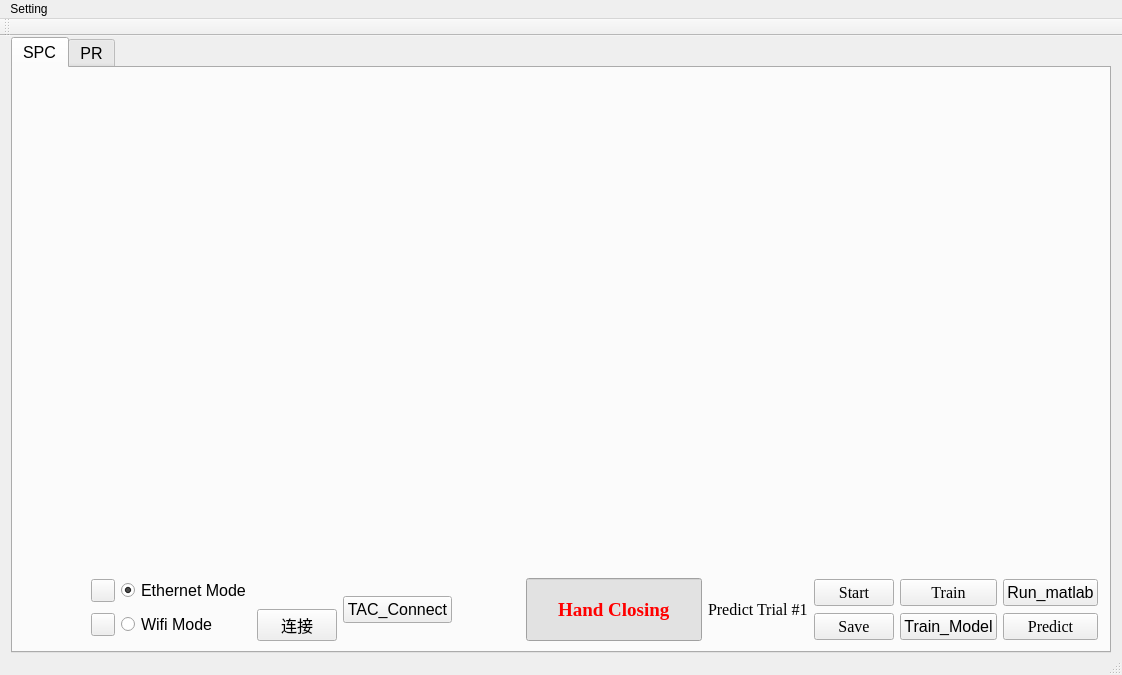
<?xml version="1.0" encoding="UTF-8"?>
<ui version="4.0">
 <class>QCplotClass</class>
 <widget class="QMainWindow" name="QCplotClass">
  <property name="geometry">
   <rect>
    <x>0</x>
    <y>0</y>
    <width>1122</width>
    <height>675</height>
   </rect>
  </property>
  <property name="sizePolicy">
   <sizepolicy hsizetype="Preferred" vsizetype="Preferred">
    <horstretch>0</horstretch>
    <verstretch>0</verstretch>
   </sizepolicy>
  </property>
  <property name="windowTitle">
   <string>UltraAnalytics</string>
  </property>
  <widget class="QWidget" name="centralWidget">
   <property name="sizePolicy">
    <sizepolicy hsizetype="Preferred" vsizetype="Preferred">
     <horstretch>0</horstretch>
     <verstretch>0</verstretch>
    </sizepolicy>
   </property>
   <layout class="QHBoxLayout" name="horizontalLayout_2">
    <property name="topMargin">
     <number>1</number>
    </property>
    <property name="bottomMargin">
     <number>0</number>
    </property>
    <item>
     <widget class="QTabWidget" name="tabWidget">
      <property name="font">
       <font>
        <pointsize>12</pointsize>
        <weight>50</weight>
        <bold>false</bold>
       </font>
      </property>
      <property name="currentIndex">
       <number>0</number>
      </property>
      <widget class="QWidget" name="SPC">
       <attribute name="title">
        <string>SPC</string>
       </attribute>
       <layout class="QHBoxLayout" name="horizontalLayout_5">
        <property name="leftMargin">
         <number>9</number>
        </property>
        <property name="topMargin">
         <number>10</number>
        </property>
        <property name="bottomMargin">
         <number>10</number>
        </property>
        <item>
         <layout class="QVBoxLayout" name="verticalLayout" stretch="12,1">
          <property name="spacing">
           <number>12</number>
          </property>
          <property name="leftMargin">
           <number>0</number>
          </property>
          <property name="topMargin">
           <number>0</number>
          </property>
          <property name="bottomMargin">
           <number>0</number>
          </property>
          <item>
           <widget class="QCustomPlot" name="customPlot_angle" native="true">
            <property name="sizePolicy">
             <sizepolicy hsizetype="Expanding" vsizetype="Expanding">
              <horstretch>0</horstretch>
              <verstretch>0</verstretch>
             </sizepolicy>
            </property>
           </widget>
          </item>
          <item>
           <layout class="QHBoxLayout" name="horizontalLayout_4">
            <item>
             <spacer name="horizontalSpacer_3">
              <property name="orientation">
               <enum>Qt::Horizontal</enum>
              </property>
              <property name="sizeHint" stdset="0">
               <size>
                <width>40</width>
                <height>20</height>
               </size>
              </property>
             </spacer>
            </item>
            <item>
             <layout class="QGridLayout" name="gridLayout">
              <item row="1" column="1">
               <widget class="QRadioButton" name="WifiMode">
                <property name="text">
                 <string>Wifi Mode</string>
                </property>
                <property name="checkable">
                 <bool>true</bool>
                </property>
                <property name="checked">
                 <bool>false</bool>
                </property>
               </widget>
              </item>
              <item row="0" column="1">
               <widget class="QRadioButton" name="EthernetMode">
                <property name="text">
                 <string>Ethernet Mode</string>
                </property>
                <property name="checked">
                 <bool>true</bool>
                </property>
               </widget>
              </item>
              <item row="1" column="2">
               <widget class="QPushButton" name="wifi_connect">
                <property name="text">
                 <string>连接</string>
                </property>
                <property name="shortcut">
                 <string>Return</string>
                </property>
               </widget>
              </item>
              <item row="1" column="0">
               <widget class="QToolButton" name="toolButton_2">
                <property name="styleSheet">
                 <string notr="true">border-image: url(:/icon/Resources/wifi.jpg);</string>
                </property>
                <property name="text">
                 <string/>
                </property>
                <property name="icon">
                 <iconset>
                  <normaloff>Resources/wifi.jpg</normaloff>Resources/wifi.jpg</iconset>
                </property>
               </widget>
              </item>
              <item row="0" column="0">
               <widget class="QToolButton" name="toolButton_3">
                <property name="styleSheet">
                 <string notr="true">border-image: url(:/icon/Resources/timg.jpg);</string>
                </property>
                <property name="text">
                 <string/>
                </property>
                <property name="icon">
                 <iconset>
                  <normaloff>Resources/timg.jpg</normaloff>Resources/timg.jpg</iconset>
                </property>
               </widget>
              </item>
             </layout>
            </item>
            <item>
             <widget class="QPushButton" name="TAC_Connect">
              <property name="text">
               <string>TAC_Connect</string>
              </property>
             </widget>
            </item>
            <item>
             <spacer name="horizontalSpacer_2">
              <property name="orientation">
               <enum>Qt::Horizontal</enum>
              </property>
              <property name="sizeHint" stdset="0">
               <size>
                <width>40</width>
                <height>20</height>
               </size>
              </property>
             </spacer>
            </item>
            <item>
             <widget class="QLineEdit" name="motion_prompt">
              <property name="sizePolicy">
               <sizepolicy hsizetype="Expanding" vsizetype="Expanding">
                <horstretch>0</horstretch>
                <verstretch>0</verstretch>
               </sizepolicy>
              </property>
              <property name="font">
               <font>
                <family>Times New Roman</family>
                <pointsize>14</pointsize>
                <weight>75</weight>
                <italic>false</italic>
                <bold>true</bold>
               </font>
              </property>
              <property name="styleSheet">
               <string notr="true">color: rgb(255, 0, 0);
background-color: rgb(226, 226, 226);</string>
              </property>
              <property name="text">
               <string>Hand Closing</string>
              </property>
              <property name="alignment">
               <set>Qt::AlignCenter</set>
              </property>
             </widget>
            </item>
            <item>
             <widget class="QLabel" name="trialno">
              <property name="font">
               <font>
                <family>Times New Roman</family>
               </font>
              </property>
              <property name="text">
               <string>Predict Trial #1</string>
              </property>
             </widget>
            </item>
            <item>
             <layout class="QGridLayout" name="gridLayout_2">
              <item row="1" column="0">
               <widget class="QPushButton" name="save_ectype">
                <property name="sizePolicy">
                 <sizepolicy hsizetype="Fixed" vsizetype="Fixed">
                  <horstretch>0</horstretch>
                  <verstretch>0</verstretch>
                 </sizepolicy>
                </property>
                <property name="font">
                 <font>
                  <family>Times New Roman</family>
                  <pointsize>12</pointsize>
                 </font>
                </property>
                <property name="styleSheet">
                 <string notr="true"/>
                </property>
                <property name="text">
                 <string>Save</string>
                </property>
                <property name="autoDefault">
                 <bool>false</bool>
                </property>
                <property name="default">
                 <bool>false</bool>
                </property>
                <property name="flat">
                 <bool>false</bool>
                </property>
               </widget>
              </item>
              <item row="0" column="1">
               <widget class="QPushButton" name="train_ectype">
                <property name="font">
                 <font>
                  <family>Times New Roman</family>
                  <pointsize>12</pointsize>
                 </font>
                </property>
                <property name="text">
                 <string>Train</string>
                </property>
               </widget>
              </item>
              <item row="1" column="1">
               <widget class="QPushButton" name="Train_Model">
                <property name="text">
                 <string>Train_Model</string>
                </property>
               </widget>
              </item>
              <item row="0" column="0">
               <widget class="QPushButton" name="start_ectype">
                <property name="sizePolicy">
                 <sizepolicy hsizetype="Fixed" vsizetype="Fixed">
                  <horstretch>0</horstretch>
                  <verstretch>0</verstretch>
                 </sizepolicy>
                </property>
                <property name="font">
                 <font>
                  <family>Times New Roman</family>
                  <pointsize>12</pointsize>
                 </font>
                </property>
                <property name="text">
                 <string>Start</string>
                </property>
               </widget>
              </item>
              <item row="1" column="2">
               <widget class="QPushButton" name="predict_ectype">
                <property name="font">
                 <font>
                  <family>Times New Roman</family>
                  <pointsize>12</pointsize>
                 </font>
                </property>
                <property name="text">
                 <string>Predict</string>
                </property>
               </widget>
              </item>
              <item row="0" column="2">
               <widget class="QPushButton" name="Run_matlab">
                <property name="text">
                 <string>Run_matlab</string>
                </property>
               </widget>
              </item>
             </layout>
            </item>
           </layout>
          </item>
         </layout>
        </item>
       </layout>
      </widget>
      <widget class="QWidget" name="Amode">
       <attribute name="title">
        <string>PR</string>
       </attribute>
       <layout class="QHBoxLayout" name="horizontalLayout_3">
        <item>
         <layout class="QVBoxLayout" name="wholeLayout" stretch="2,5">
          <item>
           <layout class="QHBoxLayout" name="imageLayout" stretch="3,1">
            <property name="spacing">
             <number>21</number>
            </property>
            <property name="leftMargin">
             <number>10</number>
            </property>
            <property name="rightMargin">
             <number>20</number>
            </property>
            <item>
             <widget class="QWidget" name="imageWidget" native="true">
              <layout class="QHBoxLayout" name="horizontalLayout">
               <item>
                <layout class="QVBoxLayout" name="vertialLayout">
                 <item>
                  <layout class="QHBoxLayout" name="imageIn_2"/>
                 </item>
                 <item>
                  <widget class="QSlider" name="horizontalSlider">
                   <property name="orientation">
                    <enum>Qt::Horizontal</enum>
                   </property>
                  </widget>
                 </item>
                </layout>
               </item>
              </layout>
             </widget>
            </item>
            <item>
             <widget class="QLabel" name="predictGesture">
              <property name="text">
               <string/>
              </property>
             </widget>
            </item>
           </layout>
          </item>
          <item>
           <layout class="QHBoxLayout" name="imageButtonLayout" stretch="8,1">
            <property name="leftMargin">
             <number>20</number>
            </property>
            <property name="rightMargin">
             <number>20</number>
            </property>
            <item>
             <layout class="QGridLayout" name="showLayout">
              <item row="0" column="0">
               <widget class="QCustomPlot" name="customPlot" native="true">
                <property name="sizePolicy">
                 <sizepolicy hsizetype="Expanding" vsizetype="Expanding">
                  <horstretch>0</horstretch>
                  <verstretch>0</verstretch>
                 </sizepolicy>
                </property>
               </widget>
              </item>
              <item row="0" column="1">
               <widget class="QCustomPlot" name="customPlot1" native="true">
                <property name="sizePolicy">
                 <sizepolicy hsizetype="Expanding" vsizetype="Preferred">
                  <horstretch>0</horstretch>
                  <verstretch>0</verstretch>
                 </sizepolicy>
                </property>
               </widget>
              </item>
              <item row="1" column="0">
               <widget class="QCustomPlot" name="customPlot2" native="true">
                <property name="sizePolicy">
                 <sizepolicy hsizetype="Expanding" vsizetype="Expanding">
                  <horstretch>0</horstretch>
                  <verstretch>0</verstretch>
                 </sizepolicy>
                </property>
               </widget>
              </item>
              <item row="1" column="1">
               <widget class="QCustomPlot" name="customPlot3" native="true">
                <property name="sizePolicy">
                 <sizepolicy hsizetype="Expanding" vsizetype="Expanding">
                  <horstretch>0</horstretch>
                  <verstretch>0</verstretch>
                 </sizepolicy>
                </property>
               </widget>
              </item>
             </layout>
            </item>
            <item>
             <layout class="QVBoxLayout" name="buttonLayout" stretch="1,1,1,1,1,0,0,1">
              <property name="leftMargin">
               <number>10</number>
              </property>
              <property name="rightMargin">
               <number>10</number>
              </property>
              <item>
               <widget class="QPushButton" name="start">
                <property name="sizePolicy">
                 <sizepolicy hsizetype="Fixed" vsizetype="Fixed">
                  <horstretch>0</horstretch>
                  <verstretch>0</verstretch>
                 </sizepolicy>
                </property>
                <property name="text">
                 <string>Start</string>
                </property>
               </widget>
              </item>
              <item>
               <widget class="QPushButton" name="stop">
                <property name="sizePolicy">
                 <sizepolicy hsizetype="Fixed" vsizetype="Fixed">
                  <horstretch>0</horstretch>
                  <verstretch>0</verstretch>
                 </sizepolicy>
                </property>
                <property name="text">
                 <string>Stop</string>
                </property>
               </widget>
              </item>
              <item>
               <widget class="QPushButton" name="train">
                <property name="sizePolicy">
                 <sizepolicy hsizetype="Fixed" vsizetype="Fixed">
                  <horstretch>0</horstretch>
                  <verstretch>0</verstretch>
                 </sizepolicy>
                </property>
                <property name="text">
                 <string>Train</string>
                </property>
               </widget>
              </item>
              <item>
               <widget class="QPushButton" name="predict">
                <property name="sizePolicy">
                 <sizepolicy hsizetype="Fixed" vsizetype="Fixed">
                  <horstretch>0</horstretch>
                  <verstretch>0</verstretch>
                 </sizepolicy>
                </property>
                <property name="text">
                 <string>Predict</string>
                </property>
               </widget>
              </item>
              <item>
               <widget class="QPushButton" name="accuracy">
                <property name="sizePolicy">
                 <sizepolicy hsizetype="Fixed" vsizetype="Fixed">
                  <horstretch>0</horstretch>
                  <verstretch>0</verstretch>
                 </sizepolicy>
                </property>
                <property name="text">
                 <string>Acc</string>
                </property>
               </widget>
              </item>
              <item>
               <widget class="QPushButton" name="capture">
                <property name="sizePolicy">
                 <sizepolicy hsizetype="Fixed" vsizetype="Fixed">
                  <horstretch>0</horstretch>
                  <verstretch>0</verstretch>
                 </sizepolicy>
                </property>
                <property name="text">
                 <string>Capture</string>
                </property>
               </widget>
              </item>
              <item>
               <widget class="QPushButton" name="calibration">
                <property name="sizePolicy">
                 <sizepolicy hsizetype="Fixed" vsizetype="Fixed">
                  <horstretch>0</horstretch>
                  <verstretch>0</verstretch>
                 </sizepolicy>
                </property>
                <property name="text">
                 <string>Cali</string>
                </property>
               </widget>
              </item>
              <item>
               <widget class="QCheckBox" name="save">
                <property name="enabled">
                 <bool>true</bool>
                </property>
                <property name="sizePolicy">
                 <sizepolicy hsizetype="Maximum" vsizetype="Fixed">
                  <horstretch>0</horstretch>
                  <verstretch>0</verstretch>
                 </sizepolicy>
                </property>
                <property name="contextMenuPolicy">
                 <enum>Qt::DefaultContextMenu</enum>
                </property>
                <property name="acceptDrops">
                 <bool>false</bool>
                </property>
                <property name="text">
                 <string>Save</string>
                </property>
                <property name="checkable">
                 <bool>true</bool>
                </property>
                <property name="checked">
                 <bool>false</bool>
                </property>
               </widget>
              </item>
             </layout>
            </item>
           </layout>
          </item>
         </layout>
        </item>
       </layout>
      </widget>
     </widget>
    </item>
   </layout>
  </widget>
  <widget class="QMenuBar" name="menuBar">
   <property name="geometry">
    <rect>
     <x>0</x>
     <y>0</y>
     <width>1122</width>
     <height>23</height>
    </rect>
   </property>
   <widget class="QMenu" name="menuSetting">
    <property name="styleSheet">
     <string notr="true">font: 12pt &quot;Times New Roman&quot;;</string>
    </property>
    <property name="title">
     <string>Setting</string>
    </property>
    <addaction name="actionParameter"/>
   </widget>
   <addaction name="menuSetting"/>
  </widget>
  <widget class="QToolBar" name="mainToolBar">
   <attribute name="toolBarArea">
    <enum>TopToolBarArea</enum>
   </attribute>
   <attribute name="toolBarBreak">
    <bool>false</bool>
   </attribute>
  </widget>
  <widget class="QStatusBar" name="statusBar"/>
  <action name="actionParameter">
   <property name="text">
    <string>Parameter</string>
   </property>
  </action>
 </widget>
 <layoutdefault spacing="6" margin="11"/>
 <customwidgets>
  <customwidget>
   <class>QCustomPlot</class>
   <extends>QWidget</extends>
   <header>qcustomplot.h</header>
   <container>1</container>
  </customwidget>
 </customwidgets>
 <resources>
  <include location="qcplot.qrc"/>
 </resources>
 <connections/>
</ui>
